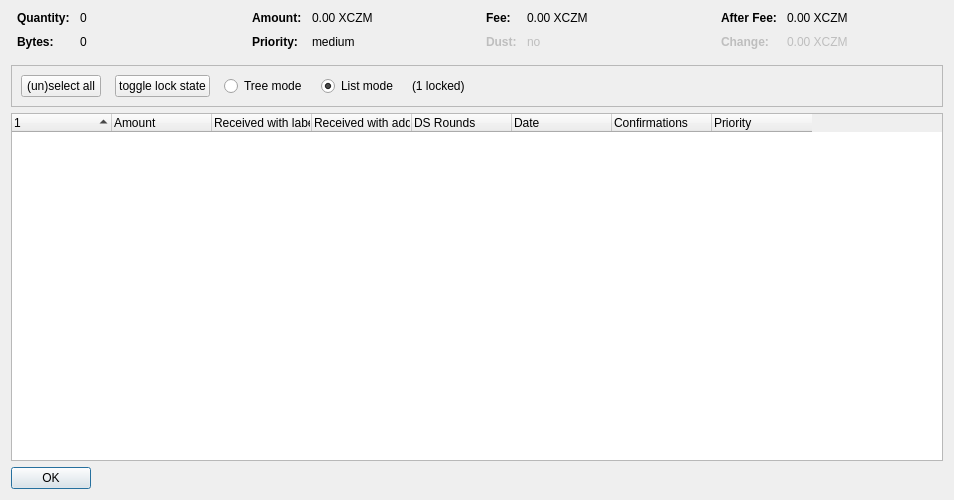
<?xml version="1.0" encoding="UTF-8"?>
<ui version="4.0">
 <class>CoinControlDialog</class>
 <widget class="QDialog" name="CoinControlDialog">
  <property name="geometry">
   <rect>
    <x>0</x>
    <y>0</y>
    <width>954</width>
    <height>500</height>
   </rect>
  </property>
  <property name="windowTitle">
   <string>Coin Selection</string>
  </property>
  <layout class="QVBoxLayout" name="verticalLayout">
   <item>
    <layout class="QHBoxLayout" name="horizontalLayoutTop" stretch="0,0,0,0">
     <property name="topMargin">
      <number>0</number>
     </property>
     <property name="bottomMargin">
      <number>10</number>
     </property>
     <item>
      <layout class="QFormLayout" name="formLayoutCoinControl1">
       <property name="horizontalSpacing">
        <number>10</number>
       </property>
       <property name="verticalSpacing">
        <number>10</number>
       </property>
       <property name="leftMargin">
        <number>6</number>
       </property>
       <property name="rightMargin">
        <number>6</number>
       </property>
       <item row="0" column="0">
        <widget class="QLabel" name="labelCoinControlQuantityText">
         <property name="font">
          <font>
           <weight>75</weight>
           <bold>true</bold>
          </font>
         </property>
         <property name="text">
          <string>Quantity:</string>
         </property>
        </widget>
       </item>
       <item row="0" column="1">
        <widget class="QLabel" name="labelCoinControlQuantity">
         <property name="cursor">
          <cursorShape>IBeamCursor</cursorShape>
         </property>
         <property name="contextMenuPolicy">
          <enum>Qt::ActionsContextMenu</enum>
         </property>
         <property name="text">
          <string notr="true">0</string>
         </property>
         <property name="textInteractionFlags">
          <set>Qt::LinksAccessibleByMouse|Qt::TextSelectableByKeyboard|Qt::TextSelectableByMouse</set>
         </property>
        </widget>
       </item>
       <item row="1" column="0">
        <widget class="QLabel" name="labelCoinControlBytesText">
         <property name="font">
          <font>
           <weight>75</weight>
           <bold>true</bold>
          </font>
         </property>
         <property name="text">
          <string>Bytes:</string>
         </property>
        </widget>
       </item>
       <item row="1" column="1">
        <widget class="QLabel" name="labelCoinControlBytes">
         <property name="cursor">
          <cursorShape>IBeamCursor</cursorShape>
         </property>
         <property name="contextMenuPolicy">
          <enum>Qt::ActionsContextMenu</enum>
         </property>
         <property name="text">
          <string notr="true">0</string>
         </property>
         <property name="textInteractionFlags">
          <set>Qt::LinksAccessibleByMouse|Qt::TextSelectableByKeyboard|Qt::TextSelectableByMouse</set>
         </property>
        </widget>
       </item>
      </layout>
     </item>
     <item>
      <layout class="QFormLayout" name="formLayoutCoinControl2">
       <property name="horizontalSpacing">
        <number>10</number>
       </property>
       <property name="verticalSpacing">
        <number>10</number>
       </property>
       <property name="leftMargin">
        <number>6</number>
       </property>
       <property name="rightMargin">
        <number>6</number>
       </property>
       <item row="0" column="0">
        <widget class="QLabel" name="labelCoinControlAmountText">
         <property name="font">
          <font>
           <weight>75</weight>
           <bold>true</bold>
          </font>
         </property>
         <property name="text">
          <string>Amount:</string>
         </property>
        </widget>
       </item>
       <item row="0" column="1">
        <widget class="QLabel" name="labelCoinControlAmount">
         <property name="cursor">
          <cursorShape>IBeamCursor</cursorShape>
         </property>
         <property name="contextMenuPolicy">
          <enum>Qt::ActionsContextMenu</enum>
         </property>
         <property name="text">
          <string notr="true">0.00 XCZM</string>
         </property>
         <property name="textInteractionFlags">
          <set>Qt::LinksAccessibleByMouse|Qt::TextSelectableByKeyboard|Qt::TextSelectableByMouse</set>
         </property>
        </widget>
       </item>
       <item row="1" column="0">
        <widget class="QLabel" name="labelCoinControlPriorityText">
         <property name="font">
          <font>
           <weight>75</weight>
           <bold>true</bold>
          </font>
         </property>
         <property name="text">
          <string>Priority:</string>
         </property>
        </widget>
       </item>
       <item row="1" column="1">
        <widget class="QLabel" name="labelCoinControlPriority">
         <property name="cursor">
          <cursorShape>IBeamCursor</cursorShape>
         </property>
         <property name="contextMenuPolicy">
          <enum>Qt::ActionsContextMenu</enum>
         </property>
         <property name="text">
          <string>medium</string>
         </property>
         <property name="textInteractionFlags">
          <set>Qt::LinksAccessibleByMouse|Qt::TextSelectableByKeyboard|Qt::TextSelectableByMouse</set>
         </property>
        </widget>
       </item>
      </layout>
     </item>
     <item>
      <layout class="QFormLayout" name="formLayoutCoinControl3">
       <property name="horizontalSpacing">
        <number>10</number>
       </property>
       <property name="verticalSpacing">
        <number>10</number>
       </property>
       <property name="leftMargin">
        <number>6</number>
       </property>
       <property name="rightMargin">
        <number>6</number>
       </property>
       <item row="0" column="0">
        <widget class="QLabel" name="labelCoinControlFeeText">
         <property name="font">
          <font>
           <weight>75</weight>
           <bold>true</bold>
          </font>
         </property>
         <property name="text">
          <string>Fee:</string>
         </property>
        </widget>
       </item>
       <item row="0" column="1">
        <widget class="QLabel" name="labelCoinControlFee">
         <property name="cursor">
          <cursorShape>IBeamCursor</cursorShape>
         </property>
         <property name="contextMenuPolicy">
          <enum>Qt::ActionsContextMenu</enum>
         </property>
         <property name="text">
          <string notr="true">0.00 XCZM</string>
         </property>
         <property name="textInteractionFlags">
          <set>Qt::LinksAccessibleByMouse|Qt::TextSelectableByKeyboard|Qt::TextSelectableByMouse</set>
         </property>
        </widget>
       </item>
       <item row="1" column="0">
        <widget class="QLabel" name="labelCoinControlLowOutputText">
         <property name="enabled">
          <bool>false</bool>
         </property>
         <property name="font">
          <font>
           <weight>75</weight>
           <bold>true</bold>
          </font>
         </property>
         <property name="text">
          <string>Dust:</string>
         </property>
        </widget>
       </item>
       <item row="1" column="1">
        <widget class="QLabel" name="labelCoinControlLowOutput">
         <property name="enabled">
          <bool>false</bool>
         </property>
         <property name="cursor">
          <cursorShape>IBeamCursor</cursorShape>
         </property>
         <property name="contextMenuPolicy">
          <enum>Qt::ActionsContextMenu</enum>
         </property>
         <property name="text">
          <string>no</string>
         </property>
         <property name="textInteractionFlags">
          <set>Qt::LinksAccessibleByMouse|Qt::TextSelectableByKeyboard|Qt::TextSelectableByMouse</set>
         </property>
        </widget>
       </item>
      </layout>
     </item>
     <item>
      <layout class="QFormLayout" name="formLayoutCoinControl4">
       <property name="horizontalSpacing">
        <number>10</number>
       </property>
       <property name="verticalSpacing">
        <number>10</number>
       </property>
       <property name="leftMargin">
        <number>6</number>
       </property>
       <property name="rightMargin">
        <number>6</number>
       </property>
       <item row="0" column="0">
        <widget class="QLabel" name="labelCoinControlAfterFeeText">
         <property name="font">
          <font>
           <weight>75</weight>
           <bold>true</bold>
          </font>
         </property>
         <property name="text">
          <string>After Fee:</string>
         </property>
        </widget>
       </item>
       <item row="0" column="1">
        <widget class="QLabel" name="labelCoinControlAfterFee">
         <property name="cursor">
          <cursorShape>IBeamCursor</cursorShape>
         </property>
         <property name="contextMenuPolicy">
          <enum>Qt::ActionsContextMenu</enum>
         </property>
         <property name="text">
          <string notr="true">0.00 XCZM</string>
         </property>
         <property name="textInteractionFlags">
          <set>Qt::LinksAccessibleByMouse|Qt::TextSelectableByKeyboard|Qt::TextSelectableByMouse</set>
         </property>
        </widget>
       </item>
       <item row="1" column="0">
        <widget class="QLabel" name="labelCoinControlChangeText">
         <property name="enabled">
          <bool>false</bool>
         </property>
         <property name="font">
          <font>
           <weight>75</weight>
           <bold>true</bold>
          </font>
         </property>
         <property name="text">
          <string>Change:</string>
         </property>
        </widget>
       </item>
       <item row="1" column="1">
        <widget class="QLabel" name="labelCoinControlChange">
         <property name="enabled">
          <bool>false</bool>
         </property>
         <property name="cursor">
          <cursorShape>IBeamCursor</cursorShape>
         </property>
         <property name="contextMenuPolicy">
          <enum>Qt::ActionsContextMenu</enum>
         </property>
         <property name="text">
          <string notr="true">0.00 XCZM</string>
         </property>
         <property name="textInteractionFlags">
          <set>Qt::LinksAccessibleByMouse|Qt::TextSelectableByKeyboard|Qt::TextSelectableByMouse</set>
         </property>
        </widget>
       </item>
      </layout>
     </item>
    </layout>
   </item>
   <item>
    <widget class="QFrame" name="frame">
     <property name="minimumSize">
      <size>
       <width>0</width>
       <height>40</height>
      </size>
     </property>
     <property name="frameShape">
      <enum>QFrame::StyledPanel</enum>
     </property>
     <property name="frameShadow">
      <enum>QFrame::Sunken</enum>
     </property>
     <layout class="QHBoxLayout" name="horizontalLayout">
      <item>
       <layout class="QHBoxLayout" name="horizontalLayoutPanel" stretch="0,0,0,0,0,0">
        <property name="spacing">
         <number>14</number>
        </property>
        <item>
         <widget class="QPushButton" name="pushButtonSelectAll">
          <property name="sizePolicy">
           <sizepolicy hsizetype="Maximum" vsizetype="Fixed">
            <horstretch>0</horstretch>
            <verstretch>0</verstretch>
           </sizepolicy>
          </property>
          <property name="text">
           <string>(un)select all</string>
          </property>
          <property name="autoDefault">
           <bool>false</bool>
          </property>
         </widget>
        </item>
        <item>
         <widget class="QPushButton" name="pushButtonToggleLock">
          <property name="sizePolicy">
           <sizepolicy hsizetype="Maximum" vsizetype="Fixed">
            <horstretch>0</horstretch>
            <verstretch>0</verstretch>
           </sizepolicy>
          </property>
          <property name="text">
           <string>toggle lock state</string>
          </property>
          <property name="autoDefault">
           <bool>false</bool>
          </property>
         </widget>
        </item>
        <item>
         <widget class="QRadioButton" name="radioTreeMode">
          <property name="sizePolicy">
           <sizepolicy hsizetype="Maximum" vsizetype="Fixed">
            <horstretch>0</horstretch>
            <verstretch>0</verstretch>
           </sizepolicy>
          </property>
          <property name="text">
           <string>Tree mode</string>
          </property>
         </widget>
        </item>
        <item>
         <widget class="QRadioButton" name="radioListMode">
          <property name="sizePolicy">
           <sizepolicy hsizetype="Maximum" vsizetype="Fixed">
            <horstretch>0</horstretch>
            <verstretch>0</verstretch>
           </sizepolicy>
          </property>
          <property name="text">
           <string>List mode</string>
          </property>
          <property name="checked">
           <bool>true</bool>
          </property>
         </widget>
        </item>
        <item>
         <widget class="QLabel" name="labelLocked">
          <property name="text">
           <string>(1 locked)</string>
          </property>
         </widget>
        </item>
        <item>
         <spacer name="horizontalSpacer">
          <property name="orientation">
           <enum>Qt::Horizontal</enum>
          </property>
          <property name="sizeHint" stdset="0">
           <size>
            <width>40</width>
            <height>20</height>
           </size>
          </property>
         </spacer>
        </item>
       </layout>
      </item>
     </layout>
    </widget>
   </item>
   <item>
    <widget class="CoinControlTreeWidget" name="treeWidget">
     <property name="contextMenuPolicy">
      <enum>Qt::CustomContextMenu</enum>
     </property>
     <property name="sortingEnabled">
      <bool>false</bool>
     </property>
     <property name="columnCount">
      <number>8</number>
     </property>
     <attribute name="headerShowSortIndicator" stdset="0">
      <bool>true</bool>
     </attribute>
     <attribute name="headerStretchLastSection">
      <bool>false</bool>
     </attribute>
     <column>
      <property name="text">
       <string/>
      </property>
     </column>
     <column>
      <property name="text">
       <string>Amount</string>
      </property>
     </column>
     <column>
      <property name="text">
       <string>Received with label</string>
      </property>
     </column>
     <column>
      <property name="text">
       <string>Received with address</string>
      </property>
     </column>
     <column>
      <property name="text">
       <string>DS Rounds</string>
      </property>
     </column>
     <column>
      <property name="text">
       <string>Date</string>
      </property>
     </column>
     <column>
      <property name="text">
       <string>Confirmations</string>
      </property>
      <property name="toolTip">
       <string>Confirmed</string>
      </property>
     </column>
     <column>
      <property name="text">
       <string>Priority</string>
      </property>
     </column>
    </widget>
   </item>
   <item>
    <widget class="QDialogButtonBox" name="buttonBox">
     <property name="sizePolicy">
      <sizepolicy hsizetype="Maximum" vsizetype="Fixed">
       <horstretch>0</horstretch>
       <verstretch>0</verstretch>
      </sizepolicy>
     </property>
     <property name="orientation">
      <enum>Qt::Horizontal</enum>
     </property>
     <property name="standardButtons">
      <set>QDialogButtonBox::Ok</set>
     </property>
    </widget>
   </item>
  </layout>
 </widget>
 <customwidgets>
  <customwidget>
   <class>CoinControlTreeWidget</class>
   <extends>QTreeWidget</extends>
   <header>coincontroltreewidget.h</header>
  </customwidget>
 </customwidgets>
 <resources/>
 <connections/>
</ui>
